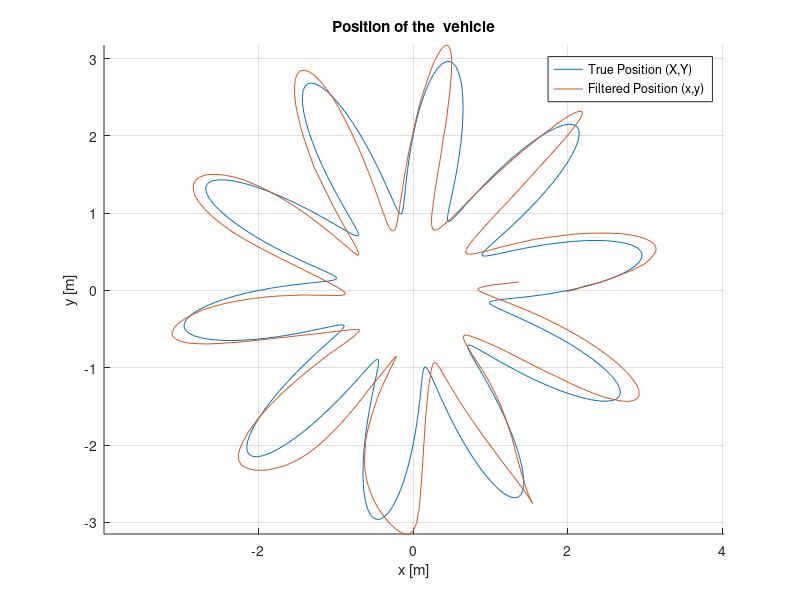
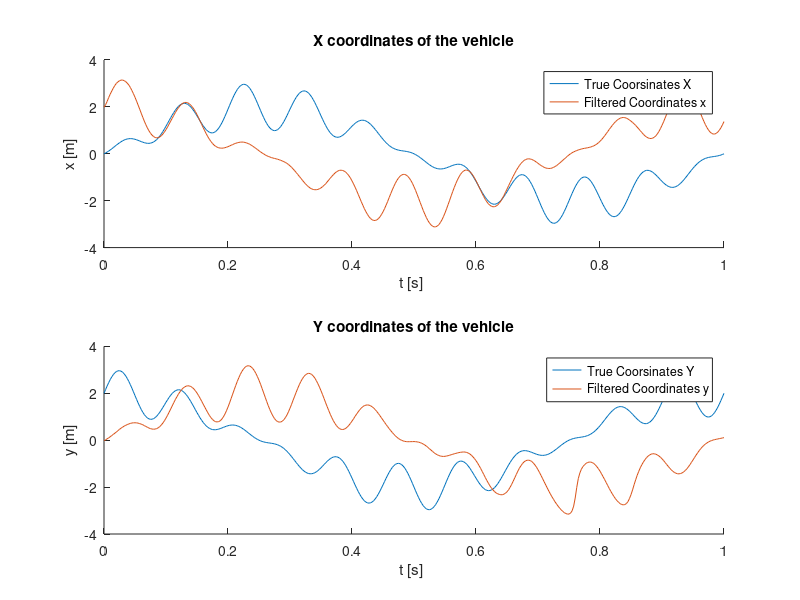
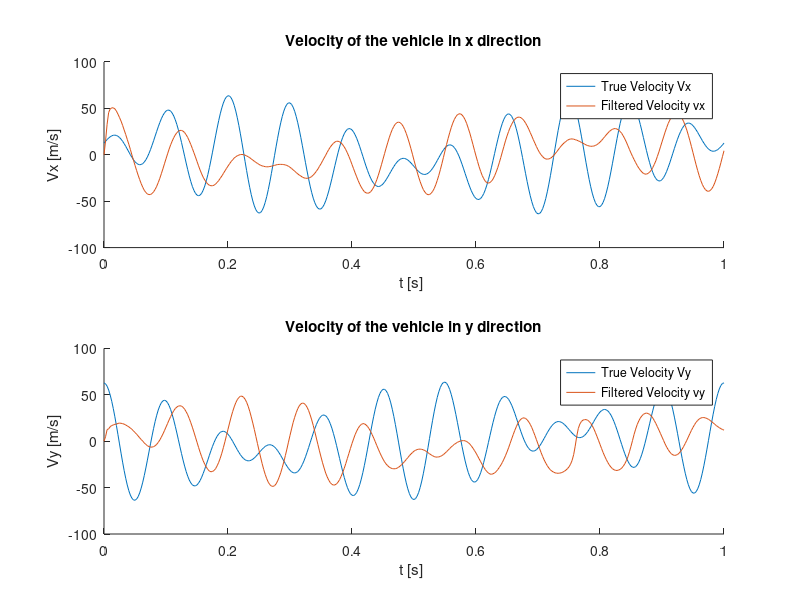
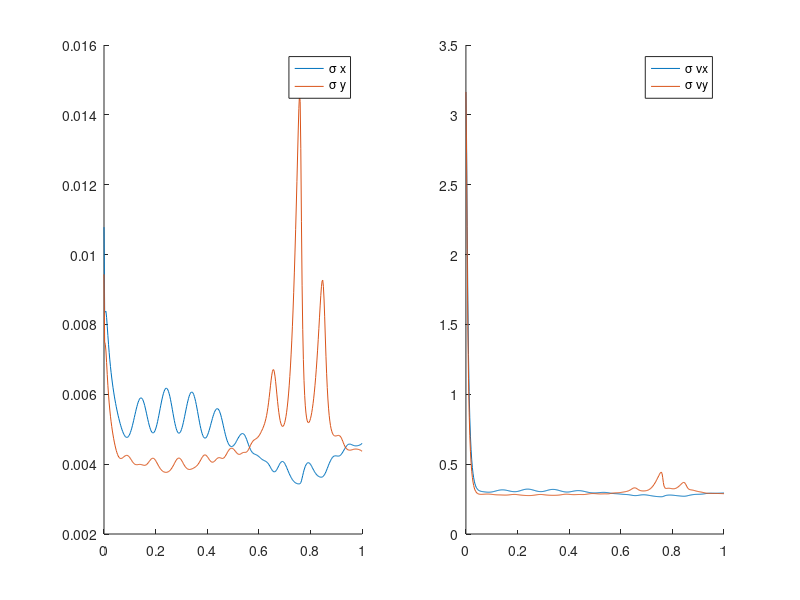

MATLAB code for these plots, in order:
clear
close all


% observations
data=load('EFK_task2.txt');
t=data(:,1)';
DP1=data(:,2)';         % distance to P1
DP2=data(:,3)';         % distance to P2
dt = t(2)-t(1);
R= [0.01^2 0 ;0 0.01^2 ]
Z=[DP1;DP2];
% control points
P1=[-3.5;-3.5];
P2=[3.5;-3.5];

% true positions
%%% x y of First Given True position is reversed compared to the given initial value x0
r= 2+sin(20*pi.*t);
X = r.*sin(2*pi.*t);
Y = r.*cos(2*pi.*t);
Vx = 20*pi*cos(20*pi.*t).*sin(2*pi.*t) + 2*pi*cos(2*pi.*t).*(sin(20*pi.*t) + 2);
Vy = 20*pi*cos(2*pi.*t).*cos(20*pi.*t) - 2*pi*sin(2*pi.*t).*(sin(20*pi.*t) + 2);

% intergrated random walk: 
% x" = 0 + w(t)  y" = 0 + w(t)
% x = [x y x' y']'
x0=[2 0 0 0]';
F=[0 0 1 0;
   0 0 0 1;
   0 0 0 0;
   0 0 0 0];
 Phi=expm(F*dt); 
% Phi =[1 dt 0 0;
%       0 1 0 dt;
%       0 0 1  0;
%       0 0 0 1];
Sigma0=diag([10,10,10,10]);
Q = 4*[dt^3/3     0      dt^2/2      0  ;
          0     dt^3/3     0      dt^2/2;
       dt^2/2     0        dt        0  ;
          0     dt^2/2     0         dt];
% DP1 = sqrt((x-P1x)^2+(y-P1y)^2)
% DP2 = sqrt((x-P2x)^2+(y-P2y)^2)
xnn=x0;
Pnn=Sigma0;
x_pre=[];
x_fwd=[];
P_fwd=[];
I = eye(size(Sigma0));
for i=1:length(t)
  xnn_p= Phi*xnn;
  Pnn_p= Phi*Pnn*Phi'+Q;
   
% Jacobian
d=[sqrt((xnn_p(1)-P1(1))^2+(xnn_p(2)-P1(2))^2);
   sqrt((xnn_p(1)-P2(1))^2+(xnn_p(2)-P2(2))^2)];
J = [(xnn_p(1)-P1(1))/d(1) (xnn_p(2)-P2(2))/d(1);
     (xnn_p(1)-P2(1))/d(2) (xnn_p(2)-P2(2))/d(2)];
H = [J zeros(size(J))];
    K= Pnn_p*H'*(H*Pnn_p*H'+ R)^(-1);
    xnn=xnn_p+K*(Z(:,i)-d);
    Pnn=(I-K*H)*Pnn_p;  
    % save result 
    x_pre=[x_pre xnn_p];
    x_fwd=[x_fwd xnn];
    Sigma_fwd(:,i)=sqrt(diag(Pnn));
    P_fwd=[P_fwd Pnn];
end
%% Plot
figure(1)
hold on
plot(X,Y);
plot(x_fwd(1,:),x_fwd(2,:)); 
xlabel('x [m]')
ylabel('y [m]')
legend('True Position (X,Y)','Filtered Position (x,y) ')
title('Position of the  vehicle')
axis equal
grid on



figure(2)
subplot(2,1,1)
hold on
plot(t,X);
plot(t,x_fwd(1,:)); 
xlabel('t [s] ')
ylabel('x [m]')
legend('True Coorsinates X','Filtered Coordinates x ')
title('X coordinates of the vehicle')

subplot(2,1,2)
hold on
plot(t,Y);
plot(t,x_fwd(2,:)); 
xlabel('t [s] '); 
ylabel('y [m]')
legend('True Coorsinates Y','Filtered Coordinates y')
title('Y coordinates of the vehicle')

figure(3)
subplot(2,1,1)
hold on
plot(t,Vx);
plot(t,x_fwd(3,:)); 
xlabel('t [s] ')
ylabel('Vx [m/s]')
legend('True Velocity Vx','Filtered Velocity vx ')
title('Velocity of the vehicle in x direction')

subplot(2,1,2)
hold on
plot(t,Vy);
plot(t,x_fwd(4,:)); 
xlabel('t [s] '); 
ylabel('Vy [m/s]')
legend('True Velocity Vy','Filtered Velocity vy ')
title('Velocity of the vehicle in y direction')


% standard deviation
figure(4)
hold on 
title('Standard deviation of unknowns ')
subplot(1,2,1)
hold on
plot(t, Sigma_fwd(1:2,:)');
legend('\sigma x','\sigma y');
subplot(1,2,2)
hold on
plot(t, Sigma_fwd(3:4,:)');
legend('\sigma vx','\sigma vy');
